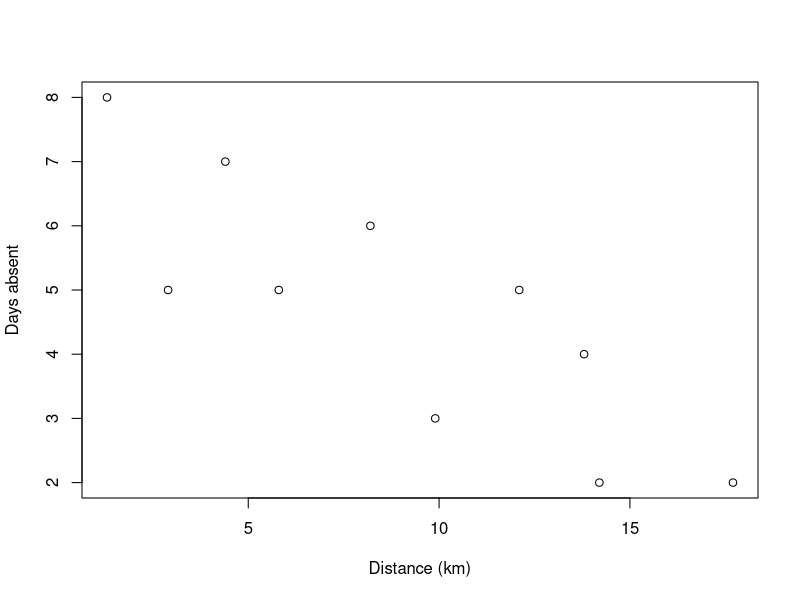
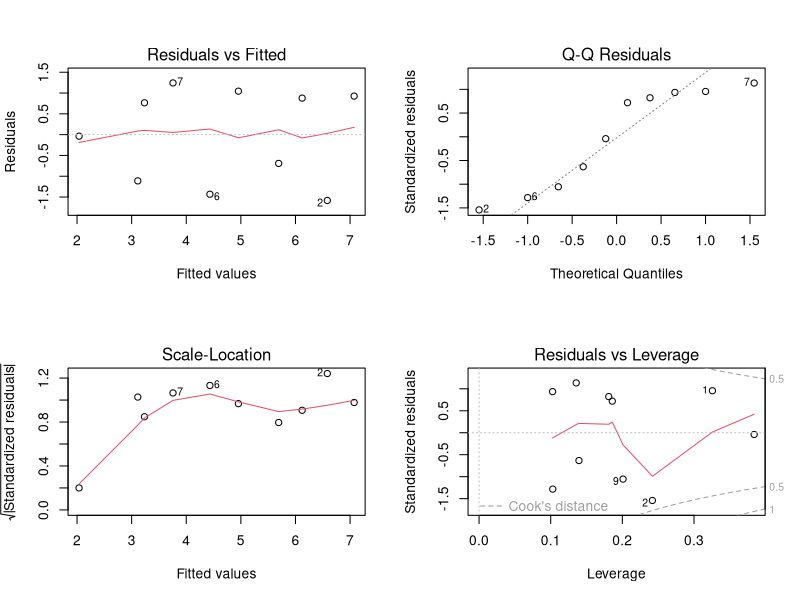

The R script that drew these images, in order:
############
# Homework #
############

# create data
y <- c(8,5,7,5,6,3,5,4,2,2)
x <- c(1.3, 2.9, 4.4, 5.8, 8.2, 9.9, 12.1, 13.8, 14.2, 17.7)

# (a) because number of days absent is the response variable,
#     something we aim to predict and understand better

# (b) scatter plot
plot(x, y, xlab = "Distance (km)", ylab = "Days absent")

# (c) regression line
lm <- lm(y ~ x)
summary(lm)

# (d) -ve slope means that as distance decreases, # of days absent increases

# (e) prediction of y for x = 10 is 4.402061 days
new.x <- data.frame(x = 10)
prediction.y <- predict(lm, new.x)
prediction.y

# (f) I don't think it will be the same because our model was trained with a small sample size of 10,
#     the behavior of employees who live much further away would differ from the employees in our sample

#     Cannot extrapolate because predictions of Y has to be within the range of X from sample.

# (g) approx normal and variance seems constant
par(mfrow = c(2, 2))
plot(lm)